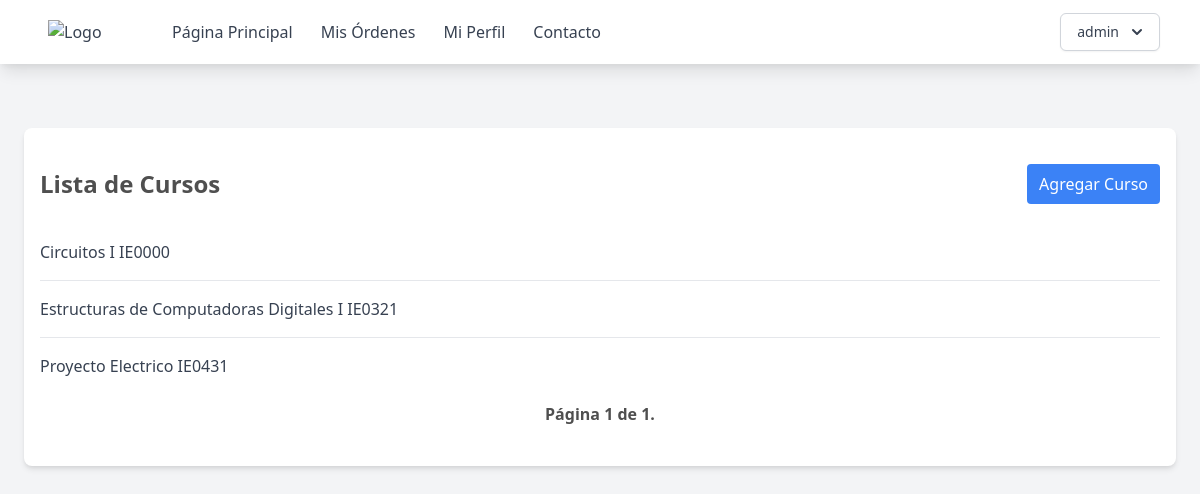
Page /cursos (signed in) on the earlier database version.
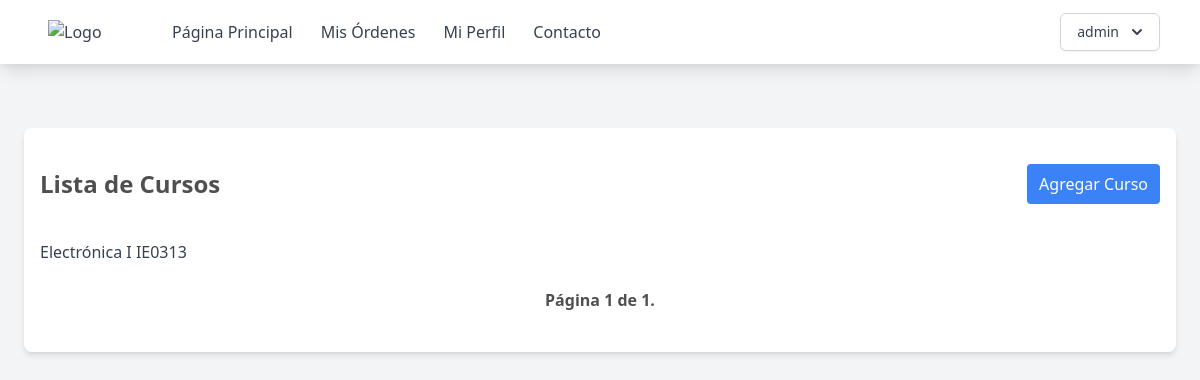
Same page on the later database version.
### supply_room/models.py (models this page shows, shortened)
class Class(models.Model):
    name = models.CharField(max_length=200)
    code = models.CharField(max_length=200)

### supply_room/views.py (the view)
# urls.py: path("cursos", ClassList.as_view(template_name="page/cursos.html"), name="cursos"),
class ClassList(ListView):
    model = Class
    paginate_by = 10
    def get_queryset(self, *args, **kwargs):
        qs = super(ClassList, self).get_queryset(*args, **kwargs)
        qs = qs.order_by("name")
        return qs

### templates/page/cursos.html (shortened to what this page needs)
{% extends "base.html" %} {% block content %}
<div class="max-w-6xl mx-auto px-4 py-8 bg-white rounded-lg shadow-md mt-16">
    <div class="flex justify-between items-center mb-4">
        <h2 class="text-2xl font-bold py-2">Lista de Cursos</h2>
        <a href="{% url 'crear-curso' %}" class="py-2 px-3 bg-blue-500 text-white rounded hover:bg-blue-400">Agregar Curso</a>
    </div>
    <ul class="divide-y divide-gray-200">
        {% for object in object_list %}
        <li class="py-4">
            <div class="flex justify-between items-center">
                <span class="text-gray-700">{{ object.name }} {{ object.code }}</span>
            </div>
        </li>
        {% empty %}
        <li class="py-4 text-center text-gray-500">No objects yet.</li>
        {% endfor %}
    </ul>
    <div class="pagination ">
    <div class="step-links flex w-full justify-between items-center p-2">
        <span class="current font-bold mx-4">
            Página {{ page_obj.number }} de {{ page_obj.paginator.num_pages }}.
        </span>
    </div>
</div>
</div>
{% endblock %}

Differences in the rows shown:
removed Class: name "Estructuras de Computadoras Digitales I", code "IE0321"
removed Class: name "Proyecto Electrico", code "IE0431"
changed Class: name "Circuitos I" → "Electrónica I"; code "IE0000" → "IE0313"
